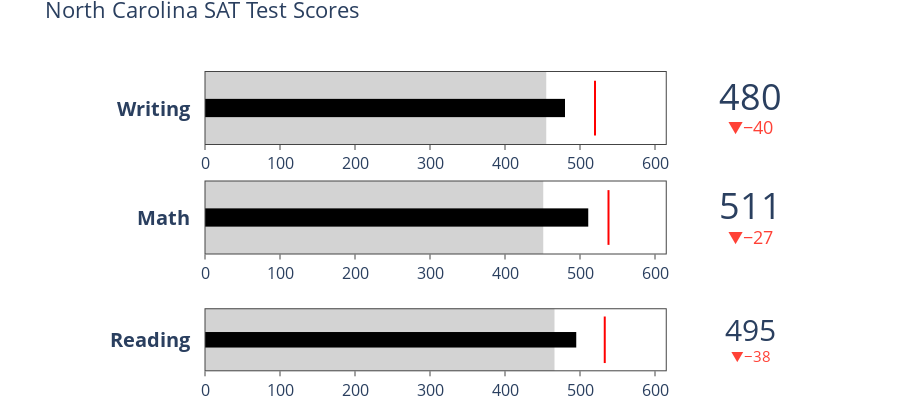

The notebook cell this image was saved under:
### Code cell
import plotly.graph_objects as go

fig = go.Figure()

fig.add_trace(go.Indicator(
    mode = "number+gauge+delta", value = nc_reading,
    delta = {'reference': read_mean},
    domain = {'x': [0.25, 1], 'y': [0.08, 0.25]},
    title = {'text': "<b>Reading</b>"},
    gauge = {
        'shape': "bullet",
        'axis': {'range': [None, max(max_values)]},
        'threshold': {
            'line': {'color': "red", 'width': 2},
            'thickness': 0.75,
            'value': read_mean},
        'steps': [
            {'range': [0, read_min], 'color': "lightgray"}],
        'bar': {'color': "black"}}))

fig.add_trace(go.Indicator(
    mode = "number+gauge+delta", value = nc_math,
    delta = {'reference': math_mean},
    domain = {'x': [0.25, 1], 'y': [0.4, 0.6]},
    title = {'text': "<b>Math</b>"},
    gauge = {
        'shape': "bullet",
        'axis': {'range': [None, max(max_values)]},
        'threshold': {
            'line': {'color': "red", 'width': 2},
            'thickness': 0.75,
            'value': math_mean},
        'steps': [{'range': [0, math_min], 'color': "lightgray"}],
        'bar': {'color': "black"}}))

fig.add_trace(go.Indicator(
    mode = "number+gauge+delta", value = nc_writing,
    delta = {'reference': writing_mean},
    domain = {'x': [0.25, 1], 'y': [0.7, 0.9]},
    title = {'text' :"<b>Writing</b>"},
    gauge = {
        'shape': "bullet",
        'axis': {'range': [None, max(max_values)]},
        'threshold': {
            'line': {'color': "red", 'width': 2},
            'thickness': 0.75,
            'value': writing_mean},
        'steps': [{'range': [0, writing_min], 'color': "lightgray"}],
        'bar': {'color': "black"}}))
fig.update_layout(height = 400, margin = {'t':35,'b':0, 'l':0},
                  title="North Carolina SAT Test Scores",font_size=16)

fig.show()

### Figure 1 — Plotly figure (JSON) as saved in the notebook; plotly's stock layout.template omitted (floating-point values rounded to 4 significant figures)
{"data": [{"delta": {"reference": 533}, "domain": {"x": [0.25, 1], "y": [0.08, 0.25]}, "gauge": {"axis": {"range": [null, 615]}, "bar": {"color": "black"}, "shape": "bullet", "steps": [{"color": "lightgray", "range": [0, 466]}], "threshold": {"line": {"color": "red", "width": 2}, "thickness": 0.75, "value": 533}}, "mode": "number+gauge+delta", "title": {"text": "<b>Reading</b>"}, "type": "indicator", "value": 495}, {"delta": {"reference": 538}, "domain": {"x": [0.25, 1], "y": [0.4, 0.6]}, "gauge": {"axis": {"range": [null, 615]}, "bar": {"color": "black"}, "shape": "bullet", "steps": [{"color": "lightgray", "range": [0, 451]}], "threshold": {"line": {"color": "red", "width": 2}, "thickness": 0.75, "value": 538}}, "mode": "number+gauge+delta", "title": {"text": "<b>Math</b>"}, "type": "indicator", "value": 511}, {"delta": {"reference": 520}, "domain": {"x": [0.25, 1], "y": [0.7, 0.9]}, "gauge": {"axis": {"range": [null, 615]}, "bar": {"color": "black"}, "shape": "bullet", "steps": [{"color": "lightgray", "range": [0, 455]}], "threshold": {"line": {"color": "red", "width": 2}, "thickness": 0.75, "value": 520}}, "mode": "number+gauge+delta", "title": {"text": "<b>Writing</b>"}, "type": "indicator", "value": 480}], "layout": {"font": {"size": 16}, "height": 400, "margin": {"b": 0, "l": 0, "t": 35}, "title": {"text": "North Carolina SAT Test Scores"}}}
